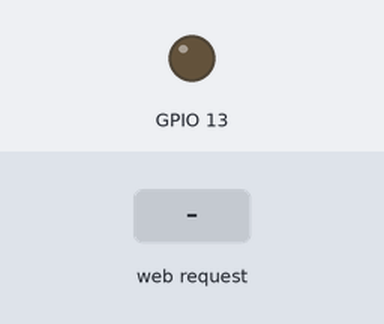
A program run on a simulated ESP32. Parts: output pins drawn as LEDs (lit = HIGH). Inputs (shaded band) come from the test bench. WiFi joins after 1.5 s; servers stay silent unless stated; storage starts empty; what the program prints to the serial monitor is not drawn.

Above: at 4.7 s.
4.8 s: HTTP request GET /on received
At 6.0 s:
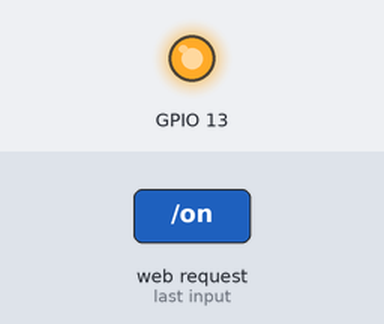
6.3 s: HTTP request GET /off received
At 7.3 s:
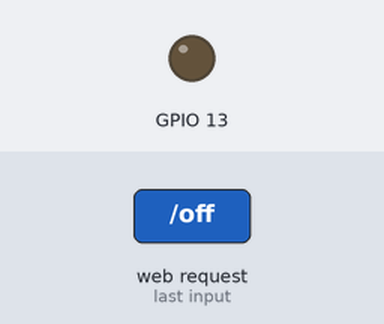
Timing chart, 0 to 9.3 s (numbered marks = the images above; inputs shaded):
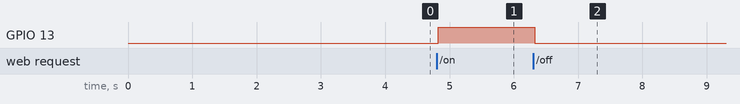

Measured:
- after the input at 4.8 s, GPIO 13: LOW → HIGH at once
- after the input at 6.3 s, GPIO 13: HIGH → LOW at once

The program:

main.cpp
```cpp
// https://github.com/me-no-dev/ESPAsyncWebServer
// https://github.com/me-no-dev/asyncTCP
#include <Arduino.h>
#include "keys.h"
#include <WiFi.h>
#include <ESPAsyncWebServer.h>
#include <AsyncTCP.h>
#include "SPIFFS.h"

AsyncWebServer server(80);

void ConnecToWiFi(){
   WiFi.begin(MY_WIFI_SSID,MY_WIFI_PASS);

   Serial.println("mi connetto... \n");
   while(WiFi.status()!=WL_CONNECTED){
    delay(500);
    Serial.print(".");
   }
   Serial.println("\n connesso! \n");
   Serial.println("IP: ");
   Serial.println(WiFi.localIP());

   delay(1000);
}

String processor(const String & par){

  //%STATO_LED
  if (par =="STATO_LED")
  {
    if (digitalRead(13))
    {
      return "ON";
    }
    else{
      return "OFF";
    }

  }

  return String();
}

void setup() {

  pinMode(13,OUTPUT);
  digitalWrite(13,LOW);

  Serial.begin(9600);
  delay(1000);
  Serial.println("\n SPiFFS WEB\n");

  if (!SPIFFS.begin(true))
  {
    Serial.println("\n SPiFFS KO\n");
    while (1);
  }

  ConnecToWiFi();

  server.on("/",HTTP_GET, [](AsyncWebServerRequest *req){
    req->send(SPIFFS,"/index.html",String(),false, processor);
  });
  server.on("/index.html",HTTP_GET, [](AsyncWebServerRequest *req){
    req->send(SPIFFS,"/index.html",String(),false, processor);
  });
  server.on("/home.html",HTTP_GET, [](AsyncWebServerRequest *req){
    req->send(SPIFFS,"/home.html",String(),false, processor);
  });
    server.on("/on",HTTP_GET, [](AsyncWebServerRequest *req){
    digitalWrite(13,HIGH);
    req->send(SPIFFS,"/index.html",String(),false, processor);
  });
    server.on("/off",HTTP_GET, [](AsyncWebServerRequest *req){
    digitalWrite(13,LOW);
    req->send(SPIFFS,"/index.html",String(),false, processor);
  });

  server.begin();
}

void loop() {

}
```

keys.h
```cpp
#ifndef _SECRET_H_
#define _SECRET_H_

#define MY_WIFI_SSID "your_id"
#define MY_WIFI_PASS "your_pass"

#endif
```
